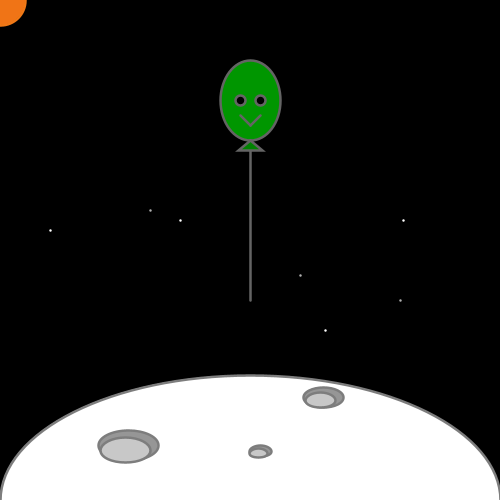
Frame 1 (no input)
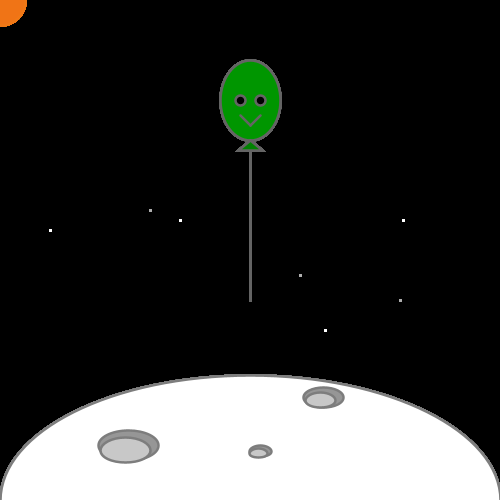
Frame 60 (the mouse pressed at the canvas centre just before this capture)
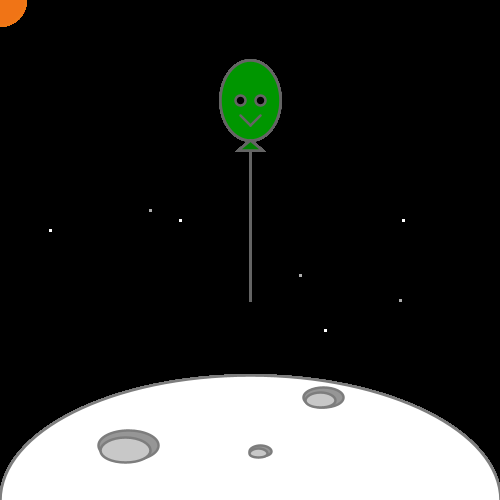
Frame 120 (the mouse held since frame 60 and released just before this capture)

The Processing sketch that drew these frames (run headless with seeded random() and noise(); from frame 60 on, the mouse is pressed at the canvas centre):

// Processing sketch: processing_131912
// ── processing_131912.pde

//First sketch of character for Interactive Digital Media

void setup() {
  size(500,500);
  background(0);
  strokeWeight(2.5);
}
  
void draw() {
 fill(0,150,0);
 stroke(100);
 smooth();
 ellipse(250,100,60,80);//head
 fill(0); 
 ellipse(240,100,10,10);//left eye
 ellipse(260,100,10,10);//right eye
 line(240,115,250,125);//left mouth
 line(250,125,260,115);//right mouth
 line(250,140,250,300);//string
 fill(0,130,0);
 triangle(250,140,238,150,262,150);//tie
 fill(255);
 
 stroke(125);
 ellipse(250,500,500,250);//moon
 stroke(125);
 fill(150);
 ellipse(128,445,60,30);//L dark shadow
 fill(200);
 ellipse(125,450,50,25);//L light shadow
 
 fill(150);
 ellipse(323,397,40,20);//R dark shadow
 ellipse(260,451,22,11);//mouth dark
 fill(200);
 ellipse(320,400,30,15);//R light shadow
 ellipse(258,453,18,9);//mouth light
 
 stroke(255);
 point(50,230);//1st star
 point(180,220);//3
 point(325,330);//5
 point(403,220);//7
 stroke(175);
 point(150,210);//2
 point(300,275);//4
 point(400,300);//6
 
 fill(240,116,22);
 stroke(240,120,22);
 ellipse(0,0,50,50);//sun

}
